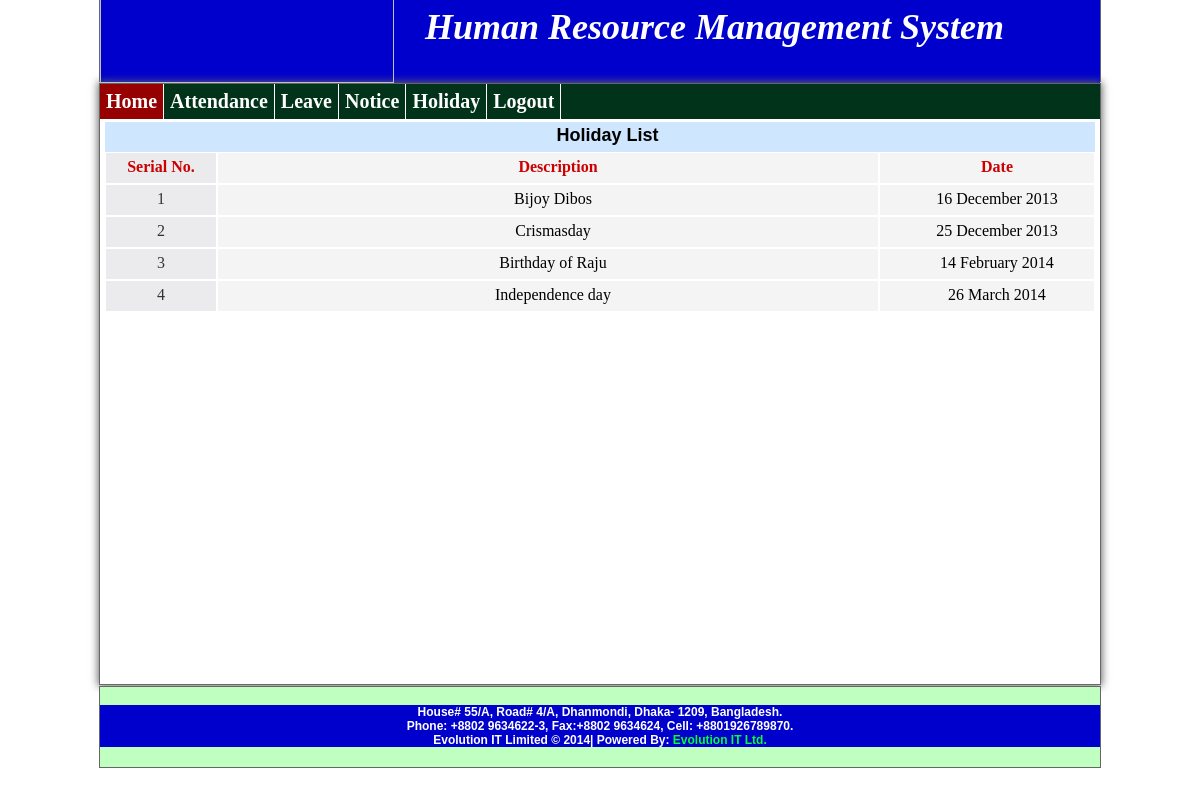
Screenshot of /employee/pages/emp_holiday.php (signed in) with the database file from the repository.
### tables this page shows
CREATE TABLE `holiday` (
  `HoliDayId` varchar(50) NOT NULL,
  `HoliDayDescription` varchar(256) NOT NULL,
  `HoliDayDate` date NOT NULL,
  PRIMARY KEY (`HoliDayId`)
);

### employee/pages/emp_holiday_page.php (the view, shortened to what this page needs)
<?php
	$month_array=array("01"=>"January","02"=>"February","03"=>"March","04"=>"April","05"=>"May","06"=>"June","07"=>"July","08"=>"August","09"=>"September","10"=>"October","11"=>"November","12"=>"December");
	   $result01=mysql_query("select * from holiday ORDER BY HoliDayDate ASC");
?>
<div style="width:1000px; min-height:500px;">
  <div style="width:990px; padding:10px 5px 10px 5px;">
  <div style=" width:990px; height:30px; text-align:center; background-color: #CEE7FF; ">
    <div style="padding:3px 0 0 15px; font-family: Tahoma, Geneva, sans-serif; font-weight:800; font-size:18px;">
          Holiday List
    </div>
   </div>
    <div>
        <div id="cont_implementation1" align="center" style="color:#CC0000; font-weight:900;"> Serial No.</div>
        <div id="cont_implementation2" align="center"> <p style="margin:0 0 0 20px; color:#CC0000; font-weight:900;">Description</p></div>
        <div id="cont_implementation3" align="center"> <p style="margin:0 0 0 20px; color:#CC0000; font-weight:900;">Date</p></div>
    </div>
<?php
        $sl=0;
		while($field01=mysql_fetch_array($result01))
		{
	   $sl=$sl+1;
     list($holi_y,$holi_m,$holi_d)=explode("-",$field01[2]);
	 $holi_month=$month_array[$holi_m];
	 $holidate=$holi_d." ".$holi_month." ".$holi_y;
?>
      <div>
        <div id="cont_implementation1" align="center"><?php echo $sl;?></div>
        <div id="cont_implementation2" align="center"> <p style="margin:0 0 0 10px;"><?php echo $field01[1];?></p></div>
        <div id="cont_implementation3" align="center"> <p style="margin:0 0 0 20px;"><?php echo $holidate;?></p></div>
    </div>
<?php
		}
?>
  </div>
</div>

### employee/css/home_page.css (style rules this page uses)
* { margin: 0; padding: 0; outline: none; }
body { margin-top:-20px; }

### employee/pages/emp_holiday_page.php (style rules this page uses)
#cont_implementation1 { background-color:#EBEBED; width:100px; float:left; padding:5px; margin:1px; color:#333333; height:20px; text-align:center; }
#cont_implementation2 { background-color:#F4F4F4; width:650px; float:left; padding:5px; margin:1px; height:20px; }
#cont_implementation3 { background-color:#F4F4F4; width:204px; float:left; padding:5px; margin:1px; height:20px; }

### rows the page displays
holiday: HoliDayDescription "Bijoy Dibos", holidate "16 December 2013"
holiday: HoliDayDescription "Crismasday", holidate "25 December 2013"
holiday: HoliDayDescription "Birthday of Raju", holidate "14 February 2014"
holiday: HoliDayDescription "Independence day", holidate "26 March 2014"
